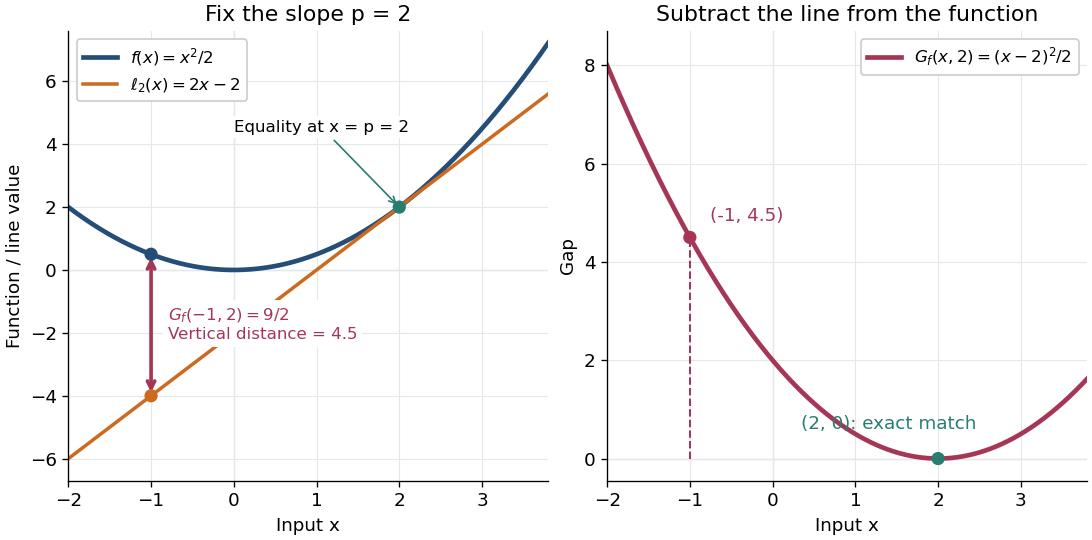

Generate this figure with Python:
"""Draw a quadratic Fenchel-Young gap; save basename.png to cwd.

Tested with Python 3.14.4, NumPy 2.3.5, Matplotlib 3.10.7.
"""

from pathlib import Path

import matplotlib

matplotlib.use("Agg")
import matplotlib.pyplot as plt
import numpy as np


def main():
    p = 2.0
    sample = -1.0
    x = np.linspace(-2.0, 3.8, 1001)
    f = x**2 / 2
    support = p * x - p**2 / 2
    gap = f + p**2 / 2 - p * x
    assert np.allclose(gap, (x - p)**2 / 2)
    assert np.allclose(gap, f - support)
    assert np.all(gap >= -1e-12)
    sample_f = sample**2 / 2
    sample_support = p * sample - p**2 / 2
    sample_gap = sample_f - sample_support
    assert sample_f == 0.5 and sample_support == -4 and sample_gap == 4.5
    assert p**2 / 2 - (p * p - p**2 / 2) == 0

    plt.rcParams.update({"font.size": 11})
    fig, (ax, residual) = plt.subplots(
        1, 2, figsize=(9.1, 4.5), layout="constrained", facecolor="white"
    )
    ax.plot(x, f, color="#244e78", lw=2.8, label=r"$f(x)=x^2/2$")
    ax.plot(x, support, color="#cc6b20", lw=2.1,
            label=r"$\ell_2(x)=2x-2$")
    ax.annotate("", (sample, sample_f), (sample, sample_support),
                arrowprops={"arrowstyle": "<->", "color": "#a53656", "lw": 2.2})
    ax.scatter([sample, sample, p], [sample_f, sample_support, p**2 / 2],
               color=["#244e78", "#cc6b20", "#287d70"], s=48, zorder=5)
    ax.text(-0.8, -2.2, "$G_f(-1,2)=9/2$\nVertical distance = 4.5",
            color="#a53656", fontsize=10,
            bbox={"facecolor": "white", "edgecolor": "none", "pad": 3})
    ax.annotate("Equality at x = p = 2", (p, p**2 / 2),
                xytext=(0.0, 4.4), fontsize=10,
                arrowprops={"arrowstyle": "->", "color": "#287d70"},
                bbox={"facecolor": "white", "edgecolor": "none", "pad": 2})
    ax.set(xlim=(-2, 3.8), ylim=(-6.7, 7.6), xlabel="Input x",
           ylabel="Function / line value", title="Fix the slope p = 2")
    ax.legend(loc="upper left", fontsize=10, framealpha=1)

    residual.plot(x, gap, color="#a53656", lw=2.8,
                  label=r"$G_f(x,2)=(x-2)^2/2$")
    residual.plot([sample, sample], [0, sample_gap],
                  color="#a53656", ls="--", lw=1.2)
    residual.scatter([sample, p], [sample_gap, 0],
                     color=["#a53656", "#287d70"], s=48, zorder=5)
    residual.annotate("(-1, 4.5)", (sample, sample_gap),
                      xytext=(12, 10), textcoords="offset points", color="#a53656")
    residual.annotate("(2, 0): exact match", (p, 0),
                      xytext=(-82, 18), textcoords="offset points", color="#287d70")
    residual.set(xlim=(-2, 3.8), ylim=(-0.45, 8.7), xlabel="Input x",
                 ylabel="Gap", title="Subtract the line from the function")
    residual.legend(loc="upper right", fontsize=10, framealpha=1)
    for panel in (ax, residual):
        panel.set_facecolor("white")
        panel.axhline(0, color="#b4bcc3", lw=0.7, zorder=0)
        panel.axvline(0, color="#b4bcc3", lw=0.7, zorder=0)
        panel.grid(color="#e5e8eb", lw=0.7)
        panel.spines[["top", "right"]].set_visible(False)
    fig.savefig(Path.cwd() / (Path(__file__).stem + ".png"),
                dpi=120, facecolor="white", transparent=False)
    plt.close(fig)
    print("Verified gap identities on 1001 inputs; G(-1,2)=4.5, G(2,2)=0.")


if __name__ == "__main__":
    main()
